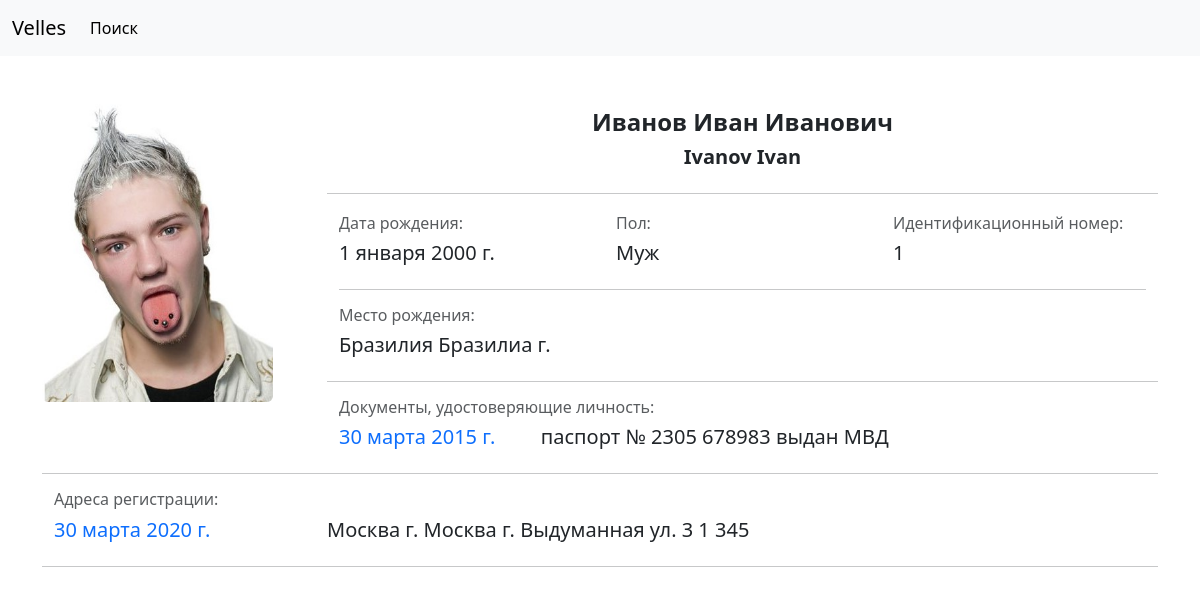
The app's page /person/detail/ivanov-01012000-ivan with its own data.
### person/models.py (models this page shows, shortened)
class Person(models.Model):
    class Meta:
        verbose_name = 'Физлицо'
        verbose_name_plural = 'Физлица'
    MALE = 'M'
    FEMALE = 'F'
    GENDER_CHOICES = [
        (MALE, 'М'),
        (FEMALE, 'Ж')
    ]
    lastnameCyrillic = models.CharField(
        max_length=40,
        verbose_name='фамилия'
    )
    firstnameCyrillic = models.CharField(
        max_length=40,
        verbose_name='имя'
    )
    patronymicCyrillic = models.CharField(
        max_length=40,
        verbose_name='отчество',
        blank=True,
        null=True,
        default=None
    )
    lastnameLatin = models.CharField(
        max_length=40,
        verbose_name='фамилия (латин.)'
    )
    firstnameLatin = models.CharField(
        max_length=40,
        verbose_name='имя (англ.)'
    )
    patronymicLatin = models.CharField(
        max_length=40,
        verbose_name='отчество (англ.)',
        blank=True,
        null=True,
        default=None
    )
    birthDate = models.DateField(
        verbose_name='дата рождения'
    )
    countryOfBirth = models.ForeignKey(
        Countries,
        on_delete=models.CASCADE,
        verbose_name='страна рождения',
        blank=True,
        null=True,
    )
    sfOfBirth = models.ForeignKey(
        SubsFed,
        on_delete=models.CASCADE,
        blank=True,
        null=True,
        default=None,
        verbose_name='субъект РФ'
    )
    regOfBirth = models.ForeignKey(
        Regions,
        on_delete=models.CASCADE,
        blank=True,
        null=True,
        default=None,
        verbose_name='область'
    )
    districtOfBirth = models.ForeignKey(
        Districts,
        on_delete=models.CASCADE,
        verbose_name='район рождения',
        blank=True,
        null=True,
        default=None
    )
    cityOfBirth = models.ForeignKey(
        Cities,
        on_delete=models.CASCADE,
        verbose_name='город рождения',
        blank=True,
        null=True,
        default=None
    )
    localityOfBirth = models.ForeignKey(
        Localities,
        on_delete=models.CASCADE,
        verbose_name='н.п. рождения',
        blank=True,
        null=True,
        default=None
    )
    gender = models.CharField(
        max_length=2,
        choices=GENDER_CHOICES,
        verbose_name='пол'
    )
    slug = models.SlugField(
        null=False,
        db_index=True,
        unique=True,
        verbose_name='URL'
    )
    time_create = models.DateTimeField(
        auto_now_add=True,
        verbose_name='время создания',
    )
    time_update = models.DateTimeField(
        auto_now=True,
        verbose_name='время изменения',
    )

class Passports(models.Model):
    class Meta:
        verbose_name = 'Документы'
        verbose_name_plural = 'Документы'
    PASSPORT = 'P'
    RESIDENTCARD = 'R'
    IDTYPE = [
        (PASSPORT, 'Паспорт'),
        (RESIDENTCARD, 'Вид на жительство')
    ]
    AUTHORITY = [
        ('MIA', 'МВД'),
        ('MFA', 'МИД')
    ]
    photo = models.ImageField(
        unique=True,
        upload_to='IDphotos',
        verbose_name='фото'
    )
    person = models.ForeignKey(
        Person,
        on_delete=models.CASCADE,
        blank=True,
        null=True,
        verbose_name='владелец ID'
    )
    passport_num = models.CharField(
        max_length=30,
        unique=True,
        verbose_name='номер ID',
    )
    idType = models.CharField(
        max_length=1,
        choices=IDTYPE,
        default='P',
        verbose_name='тип ID'
    )
    dateOfIssue = models.DateField(
        verbose_name='дата выдачи',
        default=datetime.date.today,
    )
    authority = models.CharField(
        max_length=3,
        choices=AUTHORITY,
        verbose_name='кем выдан'
    )
    slug = models.SlugField(
        null=False,
        db_index=True,
        unique=True,
        verbose_name='URL'
    )
    time_create = models.DateTimeField(
        auto_now_add=True,
        verbose_name='время создания',
    )
    time_update = models.DateTimeField(
        auto_now=True,
        verbose_name='время изменения',
    )

class Countries(models.Model):
    class Meta:
        verbose_name = 'Страна'
        verbose_name_plural = 'Страны'
    countryName = models.CharField(
        max_length=40,
        unique=True,
        blank=True,
        null=True,
        verbose_name='страна'
    )
    slug = models.SlugField(
        null=False,
        db_index=True,
        unique=True,
        verbose_name='URL'
    )
    time_create = models.DateTimeField(
        auto_now_add=True,
        verbose_name='время создания',
    )
    time_update = models.DateTimeField(
        auto_now=True,
        verbose_name='время изменения',
    )
    def __str__(self):
        return f'{self.countryName}'

class Cities(models.Model):
    class Meta:
        verbose_name = 'Город'
        verbose_name_plural = 'Города'
    cityName = models.CharField(
        max_length=40,
        unique=True,
        blank=True,
        null=True,
        verbose_name='город'
    )
    slug = models.SlugField(
        null=False,
        db_index=True,
        unique=True,
        verbose_name='URL'
    )
    time_create = models.DateTimeField(
        auto_now_add=True,
        verbose_name='время создания',
    )
    time_update = models.DateTimeField(
        auto_now=True,
        verbose_name='время изменения',
    )
    def __str__(self):
        return f'{self.cityName}'

class Residence(models.Model):
    class Meta:
        verbose_name = 'Место регистрации'
        verbose_name_plural = 'Места регистрации'
    date = models.DateField(
        default=datetime.date.today,
        verbose_name='дата регистрации',
    )
    person = models.ForeignKey(
        Person,
        on_delete=models.CASCADE,
        blank=True,
        null=True,
        verbose_name='лицо'
    )
    sf = models.ForeignKey(
        SubsFed,
        on_delete=models.CASCADE,
        blank=True,
        null=True,
        default=None,
        verbose_name='субъект РФ'
    )
    region = models.ForeignKey(
        Regions,
        on_delete=models.CASCADE,
        blank=True,
        null=True,
        default=None,
        verbose_name='область'
    )
    district = models.ForeignKey(
        Districts,
        on_delete=models.CASCADE,
        verbose_name='район',
        blank=True,
        null=True,
        default=None,
    )
    city = models.ForeignKey(
        Cities,
        on_delete=models.CASCADE,
        verbose_name='город',
        blank=True,
        null=True,
        default=None,
    )
    locality = models.ForeignKey(
        Localities,
        on_delete=models.CASCADE,
        verbose_name='н.п.',
        blank=True,
        null=True,
        default=None
    )
    street = models.ForeignKey(
        Streets,
        on_delete=models.CASCADE,
        blank=True,
        null=True,
        default=None,
        verbose_name='улица'
    )
    house = models.CharField(
        max_length=10,
        blank=True,
        null=True,
        default=None,
        verbose_name='дом'
    )
    body = models.CharField(
        max_length=10,
        blank=True,
        null=True,
        default=None,
        verbose_name='корпус'
    )
    flat = models.CharField(
        max_length=10,
        blank=True,
        null=True,
        default=None,
        verbose_name='квартира'
    )
    slug = models.SlugField(
        null=False,
        db_index=True,
        unique=True,
        verbose_name='URL'
    )
    time_create = models.DateTimeField(
        auto_now_add=True,
        verbose_name='время создания',
    )
    time_update = models.DateTimeField(
        auto_now=True,
        verbose_name='время изменения',
    )

class SubsFed(models.Model):
    class Meta:
        verbose_name = 'Субъект РФ'
        verbose_name_plural = 'Субъекты РФ'
    sfName = models.CharField(
        max_length=50,
        unique=True,
        blank=True,
        null=True,
        verbose_name='СФ'
    )
    slug = models.SlugField(
        null=False,
        db_index=True,
        unique=True,
        verbose_name='URL'
    )
    time_create = models.DateTimeField(
        auto_now_add=True,
        verbose_name='время создания',
    )
    time_update = models.DateTimeField(
        auto_now=True,
        verbose_name='время изменения',
    )
    def __str__(self):
        return f'{self.sfName}'

class Streets(models.Model):
    class Meta:
        verbose_name = 'Улица'
        verbose_name_plural = 'Улицы'
    streetName = models.CharField(
        max_length=50,
        unique=True,
        blank=True,
        null=True,
        verbose_name='улица'
    )
    slug = models.SlugField(
        null=False,
        db_index=True,
        unique=True,
        verbose_name='URL'
    )
    time_create = models.DateTimeField(
        auto_now_add=True,
        verbose_name='время создания',
    )
    time_update = models.DateTimeField(
        auto_now=True,
        verbose_name='время изменения',
    )
    def __str__(self):
        return f'{self.streetName}'

### person/views.py (the view)
# urls.py: path('detail/<slug:slug>', views.PersonDetailView.as_view(), name='person_url'),
class PersonDetailView(DetailView):
    model = Person
    template_name = 'person/person_detail.html'
    slug_url_kwarg = 'slug'
    context_object_name = 'person'

### person/templates/person/person_detail.html (shortened to what this page needs)
{% extends 'base.html' %}
{% block content %}
    <div class="container mt-5">
        <div class="row">
            <div class="col-xl-3 col-sm-12 col-md-4 col-xs-12">
                <img src="{{ person.passports_set.last.photo.url }}" class="rounded" alt="" width="231" height="298">
            </div>
            <div class="col">
                <div class="container pt-1">
                    <div class="row">
                        <h4 class="text-center ">
                            <b>{{ person.lastnameCyrillic }} {{ person.firstnameCyrillic }} {{ person.patronymicCyrillic|default_if_none:'' }}</b>
                        </h4>
                        <h5 class="text-center">
                            <b>{{ person.lastnameLatin.title }} {{ person.firstnameLatin.title }} {{ person.patronymicLatin|default_if_none:'' }}</b>
                        </h5>
                    </div>
                </div>
                <hr>
                <div class="container pt-1">
                    <div class="row">
                        <div class="col">
                            <div class="row"><h6 class=" text-muted"> Дата рождения:</h6></div>
                            <div class="row"><h5 class="text-left"> {{ person.birthDate }}</h5></div>
                        </div>
                        <div class="col">
                            <div class="row"><h6 class=" text-muted"> Пол:</h6></div>
                            <div class="row">
                                {% if person.gender == 'F' %}
                                    <h5>Жен</h5>
                                {% else %}
                                    <h5>Муж</h5>
                                {% endif %}
                            </div>
                        </div>
                        <div class="col">
                            <div class="row"><h6 class=" text-muted">Идентификационный номер:</h6></div>
                            <div class="row"><h5 class="text-left"> {{ person.id }}</h5></div>
                        </div>
                    </div>
                </div>
                <div class="container">
                    <hr>
                    <div class="row">
                        <h6 class=" text-muted"> Место рождения: </h6>
                        <h5 class="text-left">
                            {{ person.countryOfBirth|default_if_none:'' }} {{ person.sfOfBirth|default_if_none:'' }} {{ person.regOfBirth|default_if_none:'' }}
                            {{ person.districtOfBirth|default_if_none:'' }} {{ person.cityOfBirth|default_if_none:'' }} {{ person.localityOfBirth|default_if_none:'' }}
                        </h5>
                    </div>
                </div>
                <hr>
                <div class="container">
                    <div class="row">
                        <h6 class="text-muted">Документы, удостоверяющие личность:</h6>
                        {% for passport in person.passports_set.all %}
                            <div class="row">
                                <div class="col-xl-3 col-md-4 col-xs-12"><h5><a
                                        href=" {% url 'document_url' passport.slug %} "
                                        class="text-decoration-none">{{ passport.dateOfIssue }}</a>
                                </h5></div>
                                <div class="col">
                                    {% if passport.idType == 'P' %}
                                        <h5>паспорт № {{ passport.passport_num }} выдан
                                            {% if passport.authority == 'MIA' %}
                                                МВД
                                            {% else %}
                                                МИД
                                            {% endif %} </h5>
                                    {% endif %}
                                </div>
                            </div>
                        {% endfor %}
                    </div>
                </div>
            </div>
        </div>
        <hr>
        <div class="container mt-1">
            <div class="row  mt-20">
                <div class="col"><h6 class="text-muted">Адреса регистрации:</h6></div>
                {% for residence in person.residence_set.all %}
                    <div class="row">
                        <div class="col-xl-3 col-md-4 col-xs-12"><h5><a href="{% url 'residence_url' residence.slug %}"
                                                                        class="text-decoration-none">{{ residence.date }}</a>
                        </h5></div>
                        <div class="col">
                            <h5>
                                {{ residence.sf|default_if_none:'' }} {{ residence.region|default_if_none:'' }} {{ residence.district|default_if_none:'' }}
                                {{ residence.city|default_if_none:''|default_if_none:'' }} {{ residence.locality |default_if_none:'' }} {{ residence.street|default_if_none:'' }}
                                {{ residence.house|default_if_none:'' }} {{ residence.body|default_if_none:'' }} {{ residence.flat|default_if_none:'' }}
                            </h5>
                        </div>
                    </div>
                {% endfor %}
            </div>
        </div>
        <hr>
    </div>
{% endblock %}

### records on screen
Person: passports_set.last.photo (picture), lastnameCyrillic "Иванов", firstnameCyrillic "Иван", patronymicCyrillic "Иванович", lastnameLatin "Ivanov", firstnameLatin "Ivan", birthDate "1 января 2000 г.", id "1", countryOfBirth "Бразилия", cityOfBirth "Бразилиа г."
Passports: dateOfIssue "30 марта 2015 г.", passport_num "2305 678983", authority "МВД"
Residence: date "30 марта 2020 г.", sf "Москва г.", city "Москва г.", street "Выдуманная ул.", house "3", body "1", flat "345"
